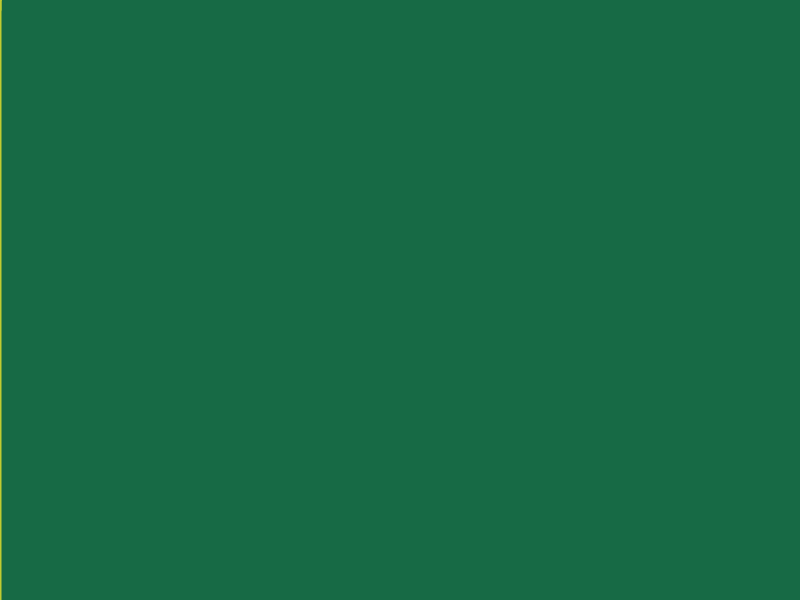
Frame 1 (no input)
Frame 60 (no input): identical to frame 1, image omitted
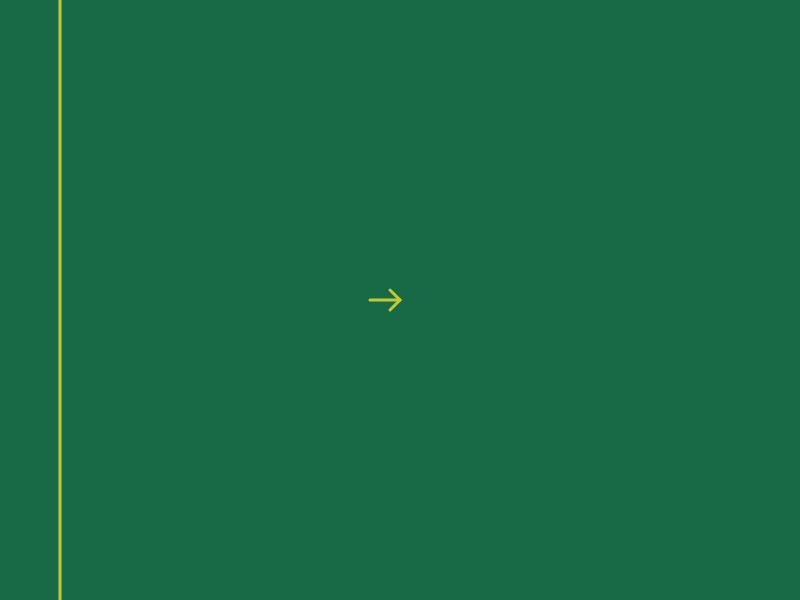
Frame 120 (the mouse pressed at the canvas centre since frame 60)

The p5.js sketch that drew these frames (run headless with seeded random() and noise() and a simulated clock; from frame 60 on, the mouse is pressed at the canvas centre):

// p5.js sketch
// ── sketch.js
var x = 0.0

function setup() {
    createCanvas (800, 600);
    var x = width/2;
    stroke(193, 203, 49);
    strokeWeight(3);
}

function draw() {
    background(23, 106, 69);
    offset=0;
    if (mouseX > x) {
        x+= 1;
        offset = -10;

    } if (mouseX < x) {
        x+= -1;
        offset = 10;
    }

//making the direction of the arrow depend on the value of offset

    line(x, 0, x, height);
    line(mouseX, mouseY, mouseX + offset, mouseY-10);
    line(mouseX, mouseY, mouseX + offset, mouseY+10);
    line(mouseX, mouseY, mouseX+ offset*3, mouseY);
}
